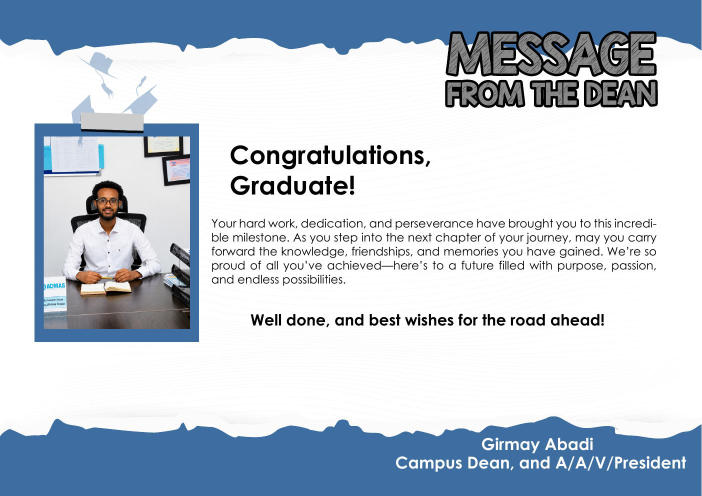
#> input picture images/pages/page-003.jpg, 1404 x 992 px (shown at 1/2 size); its folder holds 3 pictures in this run
$ python optimize_images.py ../images/pages
#> lines starting #> are read from the running program, lines starting #| are printed output that depends on the picture
#!/usr/bin/env python3
"""
Batch-optimizes your real scanned yearbook pages for the web.

Usage:
    pip install pillow
    python3 scripts/optimize_images.py /path/to/raw_scans

Expects raw scans named so they SORT in page order (e.g. 001.jpg, 002.jpg,
or scan1.jpg, scan2.jpg...). It renumbers them sequentially as
page-001.jpg ... page-307.jpg based on sort order - so double check the
sort order matches the real page order before running.

Produces:
    images/pages/page-XXX.jpg   (max 900px tall, quality 78 - fast mobile load)
    images/thumbs/page-XXX.jpg  (130x183, quality 60 - thumbnail rail)
"""
import os
import sys
from PIL import Image

FULL_MAX_H = 1000
THUMB_SIZE = (130, 183)

def main():
    if len(sys.argv) != 2:
        print("Usage: python3 scripts/optimize_images.py /path/to/raw_scans")
        sys.exit(1)

    src_dir = sys.argv[1]
    root = os.path.dirname(os.path.dirname(os.path.abspath(__file__)))
    pages_dir = os.path.join(root, "images", "pages")
    thumbs_dir = os.path.join(root, "images", "thumbs")
    os.makedirs(pages_dir, exist_ok=True)
    os.makedirs(thumbs_dir, exist_ok=True)

    valid_ext = (".jpg", ".jpeg", ".png", ".tif", ".tiff", ".webp")
    files = sorted(f for f in os.listdir(src_dir) if f.lower().endswith(valid_ext))

    if not files:
        print(f"No images found in {src_dir}")
        sys.exit(1)

    print(f"Found {len(files)} images. Renumbering as page-001 .. page-{len(files):03d}")
    confirm = input("Proceed? [y/N] ")
#> the answer given: y
    if confirm.lower() != "y":
        print("Aborted.")
        sys.exit(0)

    for i, fname in enumerate(files, start=1):
        path = os.path.join(src_dir, fname)
        img = Image.open(path).convert("RGB")
#> img is the input picture: PIL image 1404x992 RGB; mean R, G, B 190.2, 201.1, 213.3

        if img.height > FULL_MAX_H:
            ratio = FULL_MAX_H / img.height
            img = img.resize((int(img.width * ratio), FULL_MAX_H), Image.LANCZOS)

        out_full = os.path.join(pages_dir, f"page-{i:03d}.jpg")
        img.save(out_full, "JPEG", quality=78, optimize=True, progressive=True)

        thumb = img.copy()
        thumb.thumbnail((THUMB_SIZE[0] * 2, THUMB_SIZE[1] * 2), Image.LANCZOS)
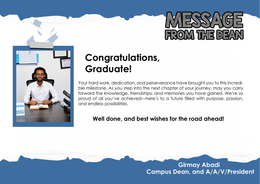
#> thumb: PIL image 260x184 RGB; mean R, G, B 190.1, 201, 213.2
        out_thumb = os.path.join(thumbs_dir, f"page-{i:03d}.jpg")
        thumb.save(out_thumb, "JPEG", quality=60, optimize=True)

        if i % 25 == 0 or i == len(files):
            print(f"processed {i}/{len(files)}")
#> pass 2 of the loop in main, `for i, fname in enumerate(files, start=1):`:
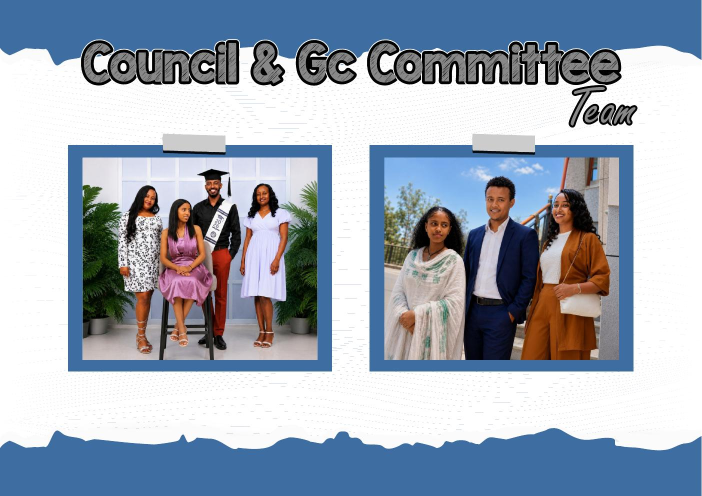
#> input picture images/pages/page-006.jpg, 1404 x 992 px (shown at 1/2 size)
#> in main, img is the input picture: PIL image 1404x992 RGB; mean R, G, B 157.8, 168.5, 182.9
#> in main, `thumb.thumbnail((THUMB_SIZE[0] * 2, THUMB_SIZE[1] * 2), Image.LANCZOS)`:
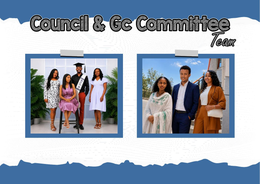
#> thumb: PIL image 260x184 RGB; mean R, G, B 157.7, 168.4, 182.9
#> pass 3 of the loop in main, `for i, fname in enumerate(files, start=1):`:
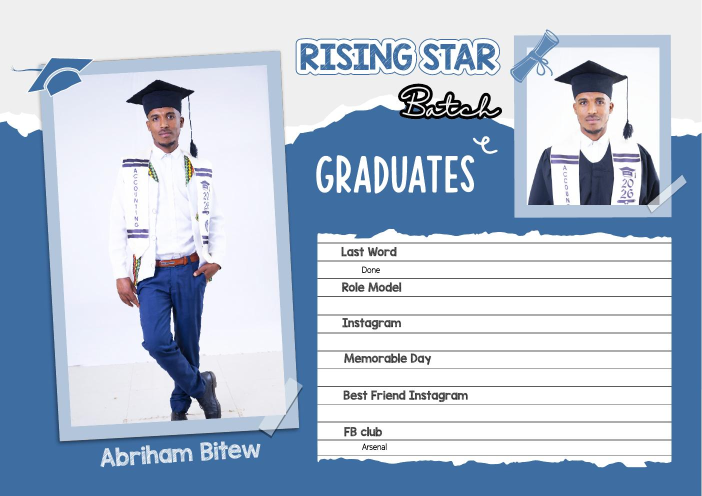
#> input picture images/pages/page-011.jpg, 1404 x 992 px (shown at 1/2 size)
#> in main, img is the input picture: PIL image 1404x992 RGB; mean R, G, B 179.3, 193.1, 211.1
#> in main, `thumb.thumbnail((THUMB_SIZE[0] * 2, THUMB_SIZE[1] * 2), Image.LANCZOS)`:
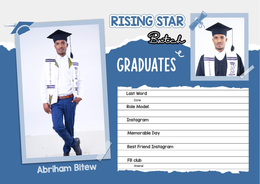
#> thumb: PIL image 260x184 RGB; mean R, G, B 178.9, 192.7, 210.8

    print("Done. Update TOTAL_PAGES in js/app.js if the count differs from 307.")

if __name__ == "__main__":
    main()
